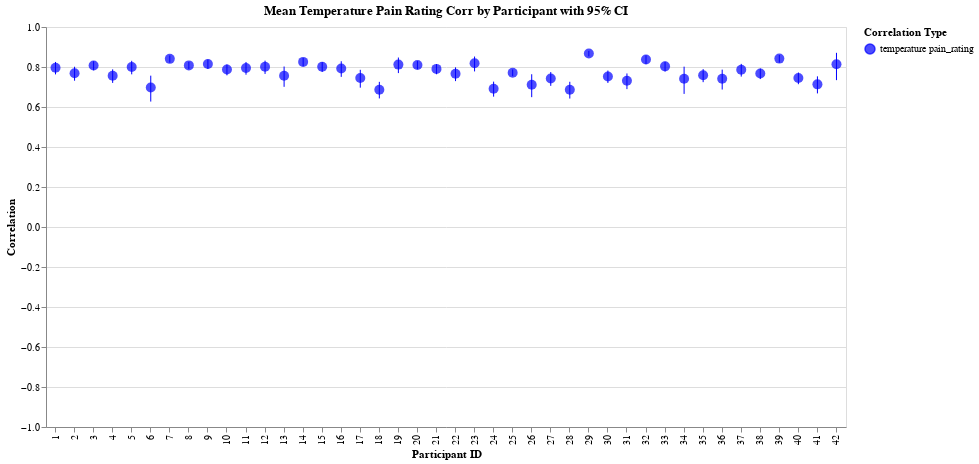

Notebook cell for this chart:
### Markdown cell above
## Temperature / Rating

### Code cell
col1, col2 = "temperature", "pain_rating"

corr_by_trial = calculate_correlations_by_trial(df, col1, col2)
corr_by_participant = aggregate_correlations_fisher_z(
    corr_by_trial, col1, col2, "participant_id", include_ci=True
)
plot_correlations_by_trial(corr_by_trial, col1, col2)
rating = plot_correlations_by_participant(
    corr_by_participant, col1, col2, with_config=False
)
rating

### Figure 1 — Vega-Lite specification as saved in the notebook (floating-point values rounded to 4 significant figures)
{"config": {"view": {"continuousWidth": 300, "continuousHeight": 300}}, "layer": [{"mark": {"type": "rule"}, "encoding": {"color": {"field": "correlation_type", "legend": {"labelExpr": "replace(replace(datum.label, '_corr', ''), '_', ' ')", "title": "Correlation Type"}, "scale": {"domain": ["temperature_pain_rating_corr"], "range": ["blue"]}, "type": "nominal"}, "x": {"axis": {"title": "Participant ID"}, "field": "participant_id", "type": "ordinal"}, "y": {"axis": {"title": "Correlation"}, "field": "participant_id_temperature_pain_rating_corr_ci_lower", "scale": {"domain": [-1, 1]}, "type": "quantitative"}, "y2": {"field": "participant_id_temperature_pain_rating_corr_ci_upper"}}, "title": "Mean Temperature Pain Rating Corr by Participant with 95% CI"}, {"mark": {"type": "circle", "size": 100}, "encoding": {"color": {"field": "correlation_type", "legend": {"labelExpr": "replace(replace(datum.label, '_corr', ''), '_', ' ')", "title": "Correlation Type"}, "scale": {"domain": ["temperature_pain_rating_corr"], "range": ["blue"]}, "type": "nominal"}, "tooltip": [{"field": "participant_id", "title": "Participant", "type": "nominal"}, {"field": "participant_id_temperature_pain_rating_corr_mean", "format": ".3f", "title": "Mean Correlation", "type": "quantitative"}, {"field": "participant_id_temperature_pain_rating_corr_ci_lower", "format": ".3f", "title": "CI Lower", "type": "quantitative"}, {"field": "participant_id_temperature_pain_rating_corr_ci_upper", "format": ".3f", "title": "CI Upper", "type": "quantitative"}], "x": {"axis": {"title": "Participant ID"}, "field": "participant_id", "type": "ordinal"}, "y": {"field": "participant_id_temperature_pain_rating_corr_mean", "type": "quantitative"}}, "title": "Mean Temperature Pain Rating Corr by Participant with 95% CI"}], "data": {"name": "data-7c0cf59609bcddab4c225a9fdfd268cd"}, "height": 400, "width": 800, "$schema": "https://vega.github.io/schema/vega-lite/v5.20.1.json", "datasets": {"data-7c0cf59609bcddab4c225a9fdfd268cd": [{"participant_id": 1, "participant_id_temperature_pain_rating_corr_mean": 0.7961, "participant_id_temperature_pain_rating_corr_ci_lower": 0.7629, "participant_id_temperature_pain_rating_corr_ci_upper": 0.8252, "correlation_type": "temperature_pain_rating_corr"}, {"participant_id": 2, "participant_id_temperature_pain_rating_corr_mean": 0.7686, "participant_id_temperature_pain_rating_corr_ci_lower": 0.7315, "participant_id_temperature_pain_rating_corr_ci_upper": 0.8012, "correlation_type": "temperature_pain_rating_corr"}, {"participant_id": 3, "participant_id_temperature_pain_rating_corr_mean": 0.8072, "participant_id_temperature_pain_rating_corr_ci_lower": 0.7835, "participant_id_temperature_pain_rating_corr_ci_upper": 0.8285, "correlation_type": "temperature_pain_rating_corr"}, {"participant_id": 4, "participant_id_temperature_pain_rating_corr_mean": 0.7563, "participant_id_temperature_pain_rating_corr_ci_lower": 0.7204, "participant_id_temperature_pain_rating_corr_ci_upper": 0.7882, "correlation_type": "temperature_pain_rating_corr"}, {"participant_id": 5, "participant_id_temperature_pain_rating_corr_mean": 0.7996, "participant_id_temperature_pain_rating_corr_ci_lower": 0.7633, "participant_id_temperature_pain_rating_corr_ci_upper": 0.8309, "correlation_type": "temperature_pain_rating_corr"}, {"participant_id": 6, "participant_id_temperature_pain_rating_corr_mean": 0.6976, "participant_id_temperature_pain_rating_corr_ci_lower": 0.6271, "participant_id_temperature_pain_rating_corr_ci_upper": 0.7567, "correlation_type": "temperature_pain_rating_corr"}, {"participant_id": 7, "participant_id_temperature_pain_rating_corr_mean": 0.8408, "participant_id_temperature_pain_rating_corr_ci_lower": 0.8219, "participant_id_temperature_pain_rating_corr_ci_upper": 0.8578, "correlation_type": "temperature_pain_rating_corr"}, {"participant_id": 8, "participant_id_temperature_pain_rating_corr_mean": 0.8081, "participant_id_temperature_pain_rating_corr_ci_lower": 0.7888, "participant_id_temperature_pain_rating_corr_ci_upper": 0.8258, "correlation_type": "temperature_pain_rating_corr"}, {"participant_id": 9, "participant_id_temperature_pain_rating_corr_mean": 0.8152, "participant_id_temperature_pain_rating_corr_ci_lower": 0.7904, "participant_id_temperature_pain_rating_corr_ci_upper": 0.8372, "correlation_type": "temperature_pain_rating_corr"}, {"participant_id": 10, "participant_id_temperature_pain_rating_corr_mean": 0.7873, "participant_id_temperature_pain_rating_corr_ci_lower": 0.7583, "participant_id_temperature_pain_rating_corr_ci_upper": 0.8132, "correlation_type": "temperature_pain_rating_corr"}, {"participant_id": 11, "participant_id_temperature_pain_rating_corr_mean": 0.7954, "participant_id_temperature_pain_rating_corr_ci_lower": 0.7614, "participant_id_temperature_pain_rating_corr_ci_upper": 0.825, "correlation_type": "temperature_pain_rating_corr"}, {"participant_id": 12, "participant_id_temperature_pain_rating_corr_mean": 0.801, "participant_id_temperature_pain_rating_corr_ci_lower": 0.7653, "participant_id_temperature_pain_rating_corr_ci_upper": 0.8317, "correlation_type": "temperature_pain_rating_corr"}, {"participant_id": 13, "participant_id_temperature_pain_rating_corr_mean": 0.7561, "participant_id_temperature_pain_rating_corr_ci_lower": 0.7009, "participant_id_temperature_pain_rating_corr_ci_upper": 0.8023, "correlation_type": "temperature_pain_rating_corr"}, {"participant_id": 14, "participant_id_temperature_pain_rating_corr_mean": 0.8256, "participant_id_temperature_pain_rating_corr_ci_lower": 0.804, "participant_id_temperature_pain_rating_corr_ci_upper": 0.845, "correlation_type": "temperature_pain_rating_corr"}, {"participant_id": 15, "participant_id_temperature_pain_rating_corr_mean": 0.8014, "participant_id_temperature_pain_rating_corr_ci_lower": 0.7755, "participant_id_temperature_pain_rating_corr_ci_upper": 0.8246, "correlation_type": "temperature_pain_rating_corr"}, {"participant_id": 16, "participant_id_temperature_pain_rating_corr_mean": 0.7929, "participant_id_temperature_pain_rating_corr_ci_lower": 0.7506, "participant_id_temperature_pain_rating_corr_ci_upper": 0.8287, "correlation_type": "temperature_pain_rating_corr"}, {"participant_id": 17, "participant_id_temperature_pain_rating_corr_mean": 0.7446, "participant_id_temperature_pain_rating_corr_ci_lower": 0.6966, "participant_id_temperature_pain_rating_corr_ci_upper": 0.786, "correlation_type": "temperature_pain_rating_corr"}, {"participant_id": 18, "participant_id_temperature_pain_rating_corr_mean": 0.6865, "participant_id_temperature_pain_rating_corr_ci_lower": 0.6428, "participant_id_temperature_pain_rating_corr_ci_upper": 0.7257, "correlation_type": "temperature_pain_rating_corr"}, {"participant_id": 19, "participant_id_temperature_pain_rating_corr_mean": 0.812, "participant_id_temperature_pain_rating_corr_ci_lower": 0.7696, "participant_id_temperature_pain_rating_corr_ci_upper": 0.8473, "correlation_type": "temperature_pain_rating_corr"}, {"participant_id": 20, "participant_id_temperature_pain_rating_corr_mean": 0.8103, "participant_id_temperature_pain_rating_corr_ci_lower": 0.789, "participant_id_temperature_pain_rating_corr_ci_upper": 0.8296, "correlation_type": "temperature_pain_rating_corr"}, {"participant_id": 21, "participant_id_temperature_pain_rating_corr_mean": 0.7905, "participant_id_temperature_pain_rating_corr_ci_lower": 0.7637, "participant_id_temperature_pain_rating_corr_ci_upper": 0.8145, "correlation_type": "temperature_pain_rating_corr"}, {"participant_id": 22, "participant_id_temperature_pain_rating_corr_mean": 0.766, "participant_id_temperature_pain_rating_corr_ci_lower": 0.7294, "participant_id_temperature_pain_rating_corr_ci_upper": 0.7981, "correlation_type": "temperature_pain_rating_corr"}, {"participant_id": 23, "participant_id_temperature_pain_rating_corr_mean": 0.8185, "participant_id_temperature_pain_rating_corr_ci_lower": 0.7779, "participant_id_temperature_pain_rating_corr_ci_upper": 0.8523, "correlation_type": "temperature_pain_rating_corr"}, {"participant_id": 24, "participant_id_temperature_pain_rating_corr_mean": 0.6911, "participant_id_temperature_pain_rating_corr_ci_lower": 0.6517, "participant_id_temperature_pain_rating_corr_ci_upper": 0.7268, "correlation_type": "temperature_pain_rating_corr"}, {"participant_id": 25, "participant_id_temperature_pain_rating_corr_mean": 0.7715, "participant_id_temperature_pain_rating_corr_ci_lower": 0.7542, "participant_id_temperature_pain_rating_corr_ci_upper": 0.7878, "correlation_type": "temperature_pain_rating_corr"}, {"participant_id": 26, "participant_id_temperature_pain_rating_corr_mean": 0.7112, "participant_id_temperature_pain_rating_corr_ci_lower": 0.6492, "participant_id_temperature_pain_rating_corr_ci_upper": 0.7638, "correlation_type": "temperature_pain_rating_corr"}, {"participant_id": 27, "participant_id_temperature_pain_rating_corr_mean": 0.7421, "participant_id_temperature_pain_rating_corr_ci_lower": 0.7058, "participant_id_temperature_pain_rating_corr_ci_upper": 0.7746, "correlation_type": "temperature_pain_rating_corr"}, {"participant_id": 28, "participant_id_temperature_pain_rating_corr_mean": 0.6865, "participant_id_temperature_pain_rating_corr_ci_lower": 0.6422, "participant_id_temperature_pain_rating_corr_ci_upper": 0.7262, "correlation_type": "temperature_pain_rating_corr"}, {"participant_id": 29, "participant_id_temperature_pain_rating_corr_mean": 0.8675, "participant_id_temperature_pain_rating_corr_ci_lower": 0.8532, "participant_id_temperature_pain_rating_corr_ci_upper": 0.8806, "correlation_type": "temperature_pain_rating_corr"}, {"participant_id": 30, "participant_id_temperature_pain_rating_corr_mean": 0.7529, "participant_id_temperature_pain_rating_corr_ci_lower": 0.7202, "participant_id_temperature_pain_rating_corr_ci_upper": 0.7822, "correlation_type": "temperature_pain_rating_corr"}, {"participant_id": 31, "participant_id_temperature_pain_rating_corr_mean": 0.731, "participant_id_temperature_pain_rating_corr_ci_lower": 0.6895, "participant_id_temperature_pain_rating_corr_ci_upper": 0.7677, "correlation_type": "temperature_pain_rating_corr"}, {"participant_id": 32, "participant_id_temperature_pain_rating_corr_mean": 0.8379, "participant_id_temperature_pain_rating_corr_ci_lower": 0.8146, "participant_id_temperature_pain_rating_corr_ci_upper": 0.8584, "correlation_type": "temperature_pain_rating_corr"}, {"participant_id": 33, "participant_id_temperature_pain_rating_corr_mean": 0.8031, "participant_id_temperature_pain_rating_corr_ci_lower": 0.777, "participant_id_temperature_pain_rating_corr_ci_upper": 0.8265, "correlation_type": "temperature_pain_rating_corr"}, {"participant_id": 34, "participant_id_temperature_pain_rating_corr_mean": 0.7411, "participant_id_temperature_pain_rating_corr_ci_lower": 0.6655, "participant_id_temperature_pain_rating_corr_ci_upper": 0.8017, "correlation_type": "temperature_pain_rating_corr"}, {"participant_id": 35, "participant_id_temperature_pain_rating_corr_mean": 0.7587, "participant_id_temperature_pain_rating_corr_ci_lower": 0.7242, "participant_id_temperature_pain_rating_corr_ci_upper": 0.7894, "correlation_type": "temperature_pain_rating_corr"}, {"participant_id": 36, "participant_id_temperature_pain_rating_corr_mean": 0.7412, "participant_id_temperature_pain_rating_corr_ci_lower": 0.6873, "participant_id_temperature_pain_rating_corr_ci_upper": 0.7869, "correlation_type": "temperature_pain_rating_corr"}, {"participant_id": 37, "participant_id_temperature_pain_rating_corr_mean": 0.7858, "participant_id_temperature_pain_rating_corr_ci_lower": 0.7521, "participant_id_temperature_pain_rating_corr_ci_upper": 0.8155, "correlation_type": "temperature_pain_rating_corr"}, {"participant_id": 38, "participant_id_temperature_pain_rating_corr_mean": 0.7676, "participant_id_temperature_pain_rating_corr_ci_lower": 0.7397, "participant_id_temperature_pain_rating_corr_ci_upper": 0.7928, "correlation_type": "temperature_pain_rating_corr"}, {"participant_id": 39, "participant_id_temperature_pain_rating_corr_mean": 0.842, "participant_id_temperature_pain_rating_corr_ci_lower": 0.8217, "participant_id_temperature_pain_rating_corr_ci_upper": 0.8601, "correlation_type": "temperature_pain_rating_corr"}, {"participant_id": 40, "participant_id_temperature_pain_rating_corr_mean": 0.7447, "participant_id_temperature_pain_rating_corr_ci_lower": 0.714, "participant_id_temperature_pain_rating_corr_ci_upper": 0.7726, "correlation_type": "temperature_pain_rating_corr"}, {"participant_id": 41, "participant_id_temperature_pain_rating_corr_mean": 0.7132, "participant_id_temperature_pain_rating_corr_ci_lower": 0.6679, "participant_id_temperature_pain_rating_corr_ci_upper": 0.7532, "correlation_type": "temperature_pain_rating_corr"}, {"participant_id": 42, "participant_id_temperature_pain_rating_corr_mean": 0.8135, "participant_id_temperature_pain_rating_corr_ci_lower": 0.7343, "participant_id_temperature_pain_rating_corr_ci_upper": 0.8708, "correlation_type": "temperature_pain_rating_corr"}]}}
